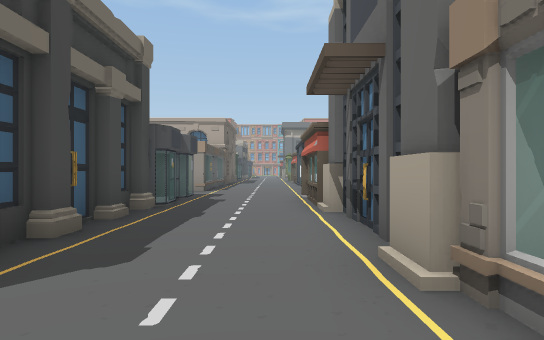
view 1 (above)

15 first-person views from a walk through a scene from a Unity 3-D project. The camera is 1.3 m above the floor, looks level and sees 75° across. The floor is counted in squares, 2 m on a side. Each view is taken from the middle of a square. On the plan, view 1 faces up. The plan holds only what a view shows up to about 10 squares ahead; the rest is blank. The place goes on beyond the plan.

view 2
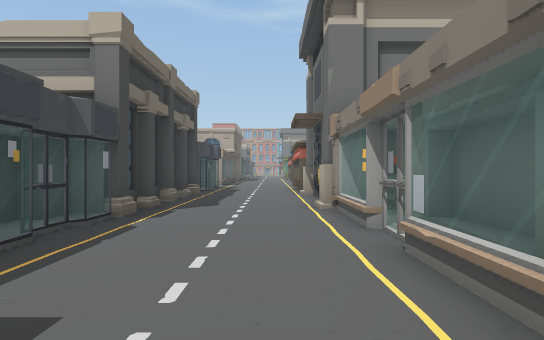

view 3
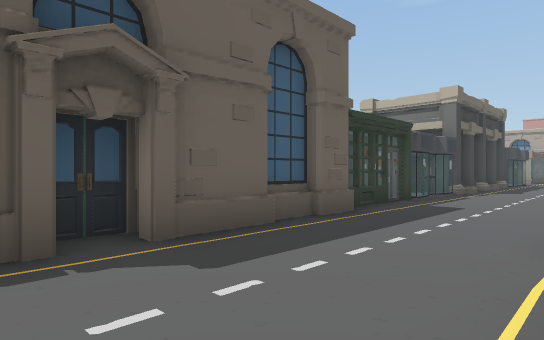

view 4
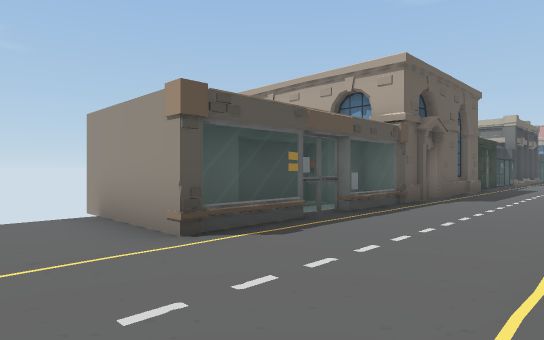

view 5
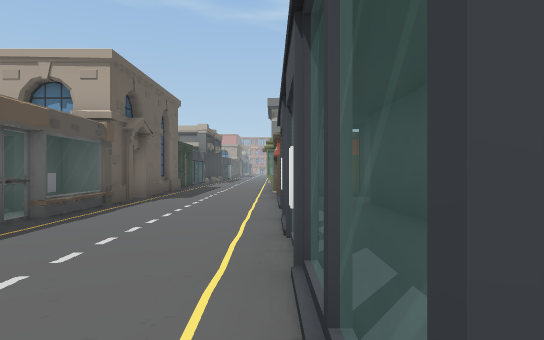

view 6
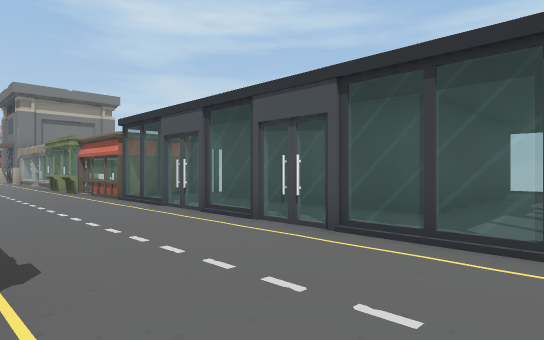

view 7
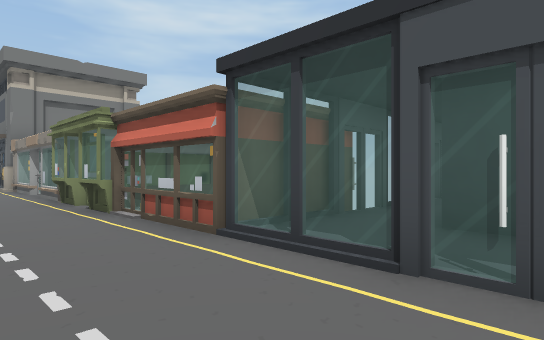

view 8
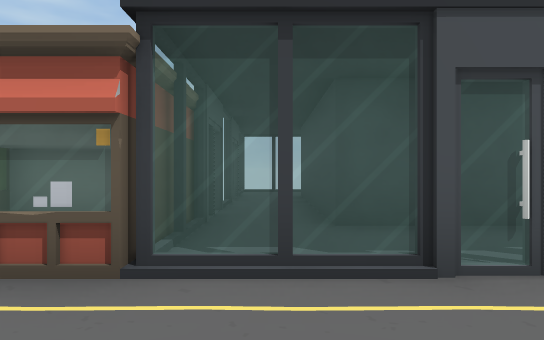

view 9
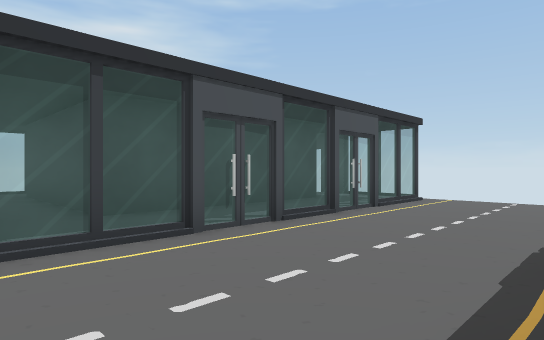

view 10
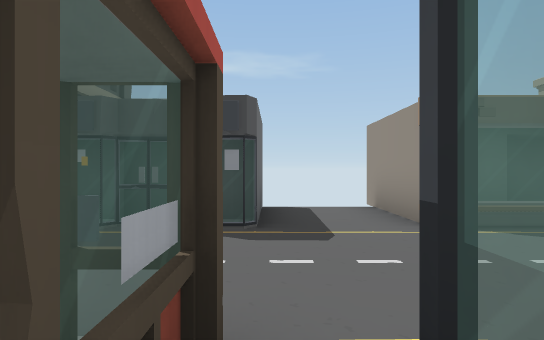

view 11
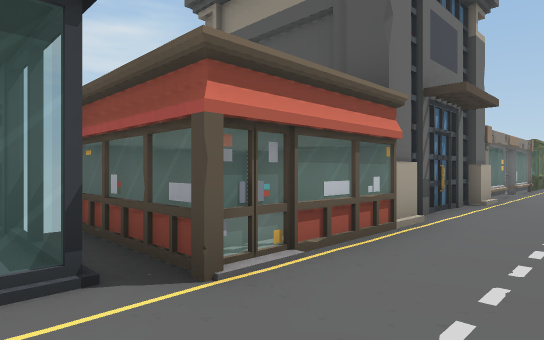

view 12
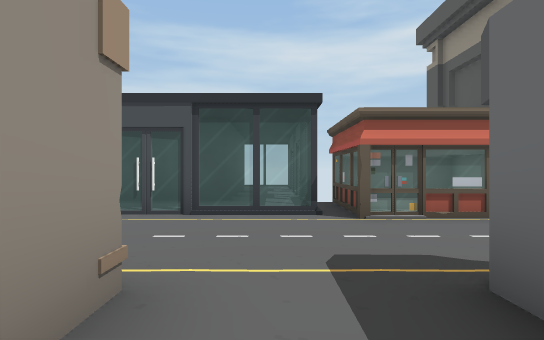

view 13
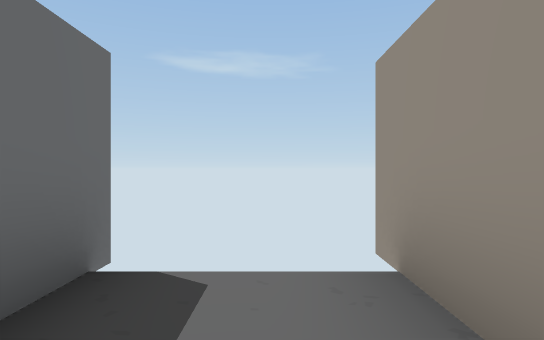

view 14
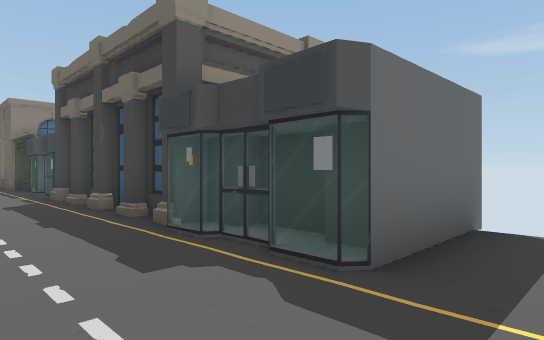

view 15
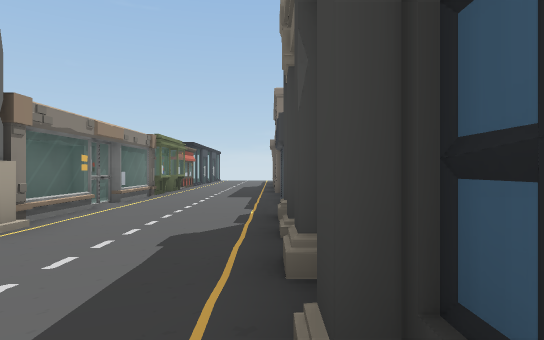

### Floor plan
Key: @ floor where view 1 was taken; # wall or solid block; x gap in a wall; . main floor; : floor 0.25 m higher than the main floor; / step, stairs or slope; = window, fence, low wall or low ledge.
Columns run from 5 left of view 1 to 6 right of it. Each row starts with its distance up from view 1.
 11 ####...=##
 10  ......=##
  9 x........#
  8  ##=..===#
  7   #=..=:#
  6   #...###
  5   #...#
  4   #...#
  3   #...#
  2   #...##
  1   #...=#
  0   =..@##
 -1   =....=
 -2   =...=#
 -3   #...##
 -4   #...=#
 -5   ##..=###
 -6    #../#=#
 -7   ##..=  #
 -8   #...=###=#
 -9   #.../=...#
-10   =.../#####
-11   =.../=#
-12   #.../=#
-13   =.../=#
-14 ###.../=##
-15  ...../=##
-16   .....  #

Where each view was taken, in squares from view 1:
view 1: 0 up, 0 right, facing up
view 2: 4 down, 0 right, facing up
view 3: 9 down, 1 right, facing up-left
view 4: 16 down, 1 right, facing up-left
view 5: 16 down, 1 right, facing up
view 6: 16 down, 2 left, facing up-right
view 7: 11 down, 1 left, facing up-right
view 8: 9 down, 1 left, facing right
view 9: 8 down, 2 left, facing down-right
view 10: 9 up, 2 right, facing left
view 11: 10 up, 1 left, facing down-right
view 12: 10 up, 4 left, facing right
view 13: 10 up, 2 left, facing left
view 14: 10 up, 0 right, facing down-left
view 15: 6 up, 2 left, facing down
